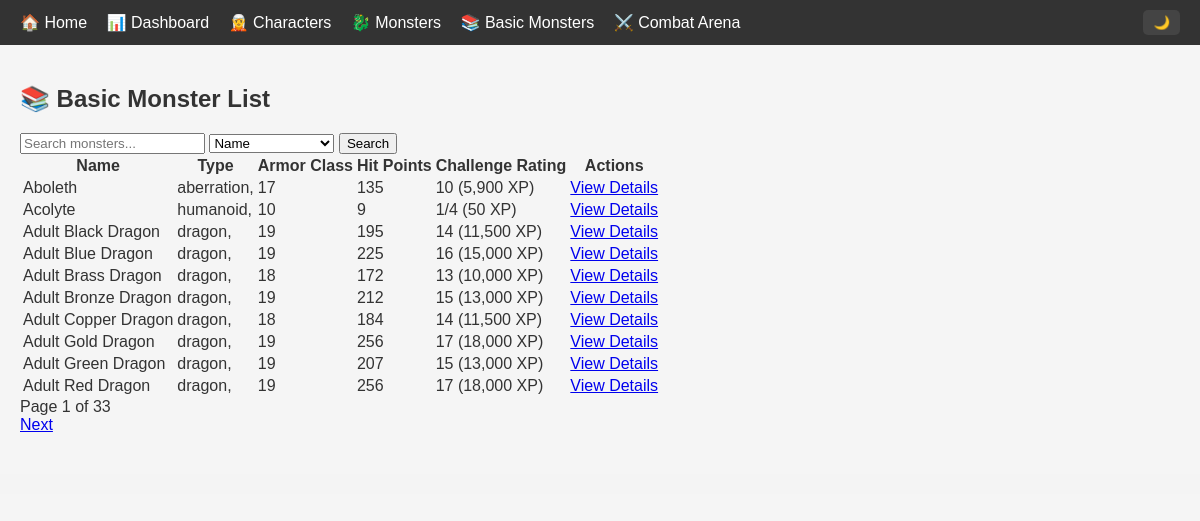
Screenshot of /accounts/basic_monsters/ with the database file from the repository.
### accounts/models.py (models this page shows, shortened)
class BasicMonster(models.Model):
    name = models.CharField(max_length=100, unique=True)
    size = models.CharField(max_length=50, null=True, blank=True)
    type = models.CharField(max_length=50, null=True, blank=True)
    alignment = models.CharField(max_length=50, null=True, blank=True)
    armor_class = models.IntegerField(default=0)
    hit_points = models.IntegerField(default=0)
    speed = models.CharField(max_length=100, null=True, blank=True)
    strength = models.IntegerField(default=0)
    strength_mod = models.CharField(max_length=5, null=True, blank=True)
    dexterity = models.IntegerField(default=0)
    dexterity_mod = models.CharField(max_length=5, null=True, blank=True)
    constitution = models.IntegerField(default=0)
    constitution_mod = models.CharField(max_length=5, null=True, blank=True)
    intelligence = models.IntegerField(default=0)
    intelligence_mod = models.CharField(max_length=5, null=True, blank=True)
    wisdom = models.IntegerField(default=0)
    wisdom_mod = models.CharField(max_length=5, null=True, blank=True)
    charisma = models.IntegerField(default=0)
    charisma_mod = models.CharField(max_length=5, null=True, blank=True)
    saving_throws = models.CharField(max_length=255, null=True, blank=True)
    skills = models.CharField(max_length=255, null=True, blank=True)
    damage_resistances = models.CharField(max_length=255, null=True, blank=True)
    damage_immunities = models.CharField(max_length=255, null=True, blank=True)
    condition_immunities = models.CharField(max_length=255, null=True, blank=True)
    senses = models.CharField(max_length=255, null=True, blank=True)
    languages = models.CharField(max_length=255, null=True, blank=True)
    challenge_rating = models.CharField(max_length=20, null=True, blank=True)
    traits = models.TextField(null=True, blank=True)
    actions = models.TextField(null=True, blank=True)
    reactions = models.TextField(null=True, blank=True)
    legendary_actions = models.TextField(null=True, blank=True)
    image_url = models.URLField(null=True, blank=True)

### accounts/views.py (the view)
# urls.py: path('basic_monsters/', views.basic_monster_list, name='basic_monster_list'),
def basic_monster_list(request):
    search_query = request.GET.get("q", "")
    sort_by = request.GET.get("sort", "name")
    page_number = request.GET.get("page", 1)
    monsters = BasicMonster.objects.all()
    if search_query:
        monsters = monsters.filter(
            Q(name__icontains=search_query)
            | Q(type__icontains=search_query)
            | Q(challenge_rating__icontains=search_query)
        )
    valid_sort_fields = ["name", "type", "challenge_rating"]
    if sort_by in valid_sort_fields:
        monsters = monsters.order_by(sort_by)
    paginator = Paginator(monsters, 10)  # Show 10 monsters per page
    page_obj = paginator.get_page(page_number)
    return render(
        request,
        "accounts/basic_monster_list.html",
        {
            "page_obj": page_obj,
            "search_query": search_query,
            "sort_by": sort_by,
        },
    )

### accounts/templates/accounts/basic_monster_list.html (shortened to what this page needs)
{% extends 'base.html' %}
{% block content %}
<h2>📚 Basic Monster List</h2>
<form method="get">
    <input type="text" name="q" placeholder="Search monsters..." value="{{ search_query }}">
    <select name="sort">
        <option value="name" {% if sort_by == "name" %}selected{% endif %}>Name</option>
    </select>
    <button type="submit">Search</button>
</form>
<table>
    <thead>
        <tr>
            <th>Name</th>
            <th>Type</th>
            <th>Armor Class</th>
            <th>Hit Points</th>
            <th>Challenge Rating</th>
            <th>Actions</th>
        </tr>
    </thead>
    <tbody>
        {% for monster in page_obj %}
        <tr>
            <td>{{ monster.name }}</td>
            <td>{{ monster.type|default:"-" }}</td>
            <td>{{ monster.armor_class|default:"0" }}</td>
            <td>{{ monster.hit_points|default:"0" }}</td>
            <td>{{ monster.challenge_rating|default:"-" }}</td>
            <td>
                <a href="{% url 'basic_monster_detail' monster.id %}">View Details</a>
            </td>
        </tr>
        {% empty %}
        <tr>
            <td colspan="6">No monsters found.</td>
        </tr>
        {% endfor %}
    </tbody>
</table>
<div class="pagination">
    <span>
        Page {{ page_obj.number }} of {{ page_obj.paginator.num_pages }}
    </span>
    <div>
        {% if page_obj.has_next %}
            <a href="?page={{ page_obj.next_page_number }}">Next</a>
        {% endif %}
    </div>
</div>
{% endblock %}

### static/css/style.css (style rules this page uses)
body { font-family: 'Arial', sans-serif; margin: 0; padding: 0; background-color: var(--bg-color); color: var(--text-color); transition: background-color 0.3s, color 0.3s; }
:root { --bg-color: #f5f5f5; --text-color: #333; --navbar-bg: #333; --navbar-text: #fff; --navbar-hover-bg: #ddd; --navbar-hover-text: #000; --card-bg: #fff; --button-bg: #007bff; --button-text: #fff; }

### templates/base.html (style rules this page uses)
body { font-family: Arial, sans-serif; margin: 0; padding: 0; }

### rows the page displays
BasicMonster: name "Aboleth", type "aberration,", armor_class "17", hit_points "135", challenge_rating "10 (5,900 XP)"
BasicMonster: name "Acolyte", type "humanoid,", armor_class "10", hit_points "9", challenge_rating "1/4 (50 XP)"
BasicMonster: name "Adult Black Dragon", type "dragon,", armor_class "19", hit_points "195", challenge_rating "14 (11,500 XP)"
BasicMonster: name "Adult Blue Dragon", type "dragon,", armor_class "19", hit_points "225", challenge_rating "16 (15,000 XP)"
BasicMonster: name "Adult Brass Dragon", type "dragon,", armor_class "18", hit_points "172", challenge_rating "13 (10,000 XP)"
BasicMonster: name "Adult Bronze Dragon", type "dragon,", armor_class "19", hit_points "212", challenge_rating "15 (13,000 XP)"
BasicMonster: name "Adult Copper Dragon", type "dragon,", armor_class "18", hit_points "184", challenge_rating "14 (11,500 XP)"
BasicMonster: name "Adult Gold Dragon", type "dragon,", armor_class "19", hit_points "256", challenge_rating "17 (18,000 XP)"
BasicMonster: name "Adult Green Dragon", type "dragon,", armor_class "19", hit_points "207", challenge_rating "15 (13,000 XP)"
BasicMonster: name "Adult Red Dragon", type "dragon,", armor_class "19", hit_points "256", challenge_rating "17 (18,000 XP)"

### other values shown
{{ page_obj.number }} "1"
{{ page_obj.paginator.num_pages }} "33"
